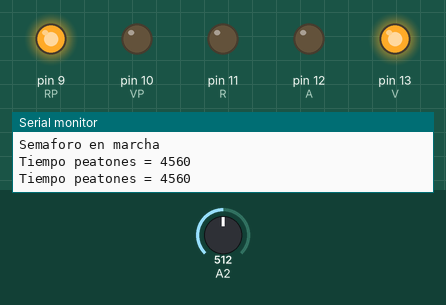
A sketch run on a simulated Arduino Uno, built with avr-gcc and run on an emulated ATmega328P. Shown: output pins drawn as LEDs (lit = HIGH), the last lines printed to the serial monitor. Inputs (shaded band) come from the test bench; at power-on: A2 = 512.

Above: at 28.9 s.
29.0 s: A2 set to 716
At 37.2 s:
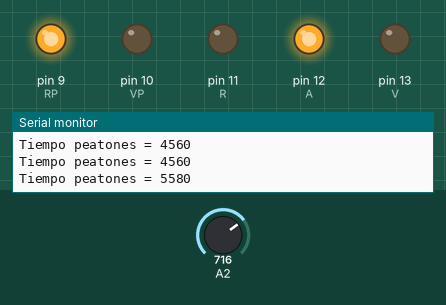
At 38.3 s:
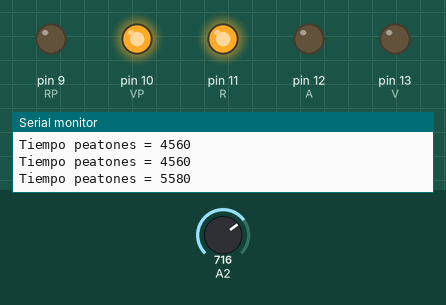
40.4 s: A2 set to 511
At 41.2 s:
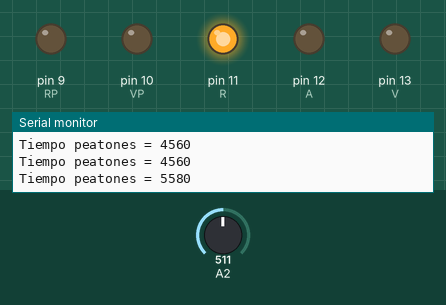
Timing chart, 0 to 57.6 s (numbered marks = the images above; inputs shaded):
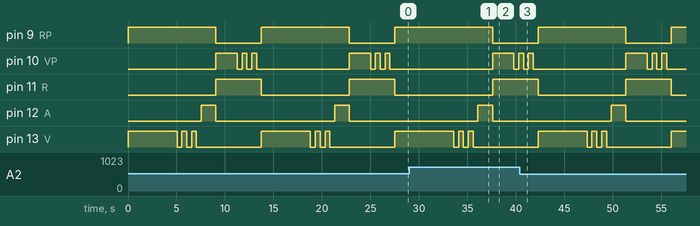

The sketch:

semaforo_con__control_de_tiempo.ino
```cpp
#define V 13  // Se decalran los pines que se van a utilizar para los leds
#define A 12
#define R 11
#define VP 10
#define RP 9
#define pot A2     // se define el pin analogico para el potenciometro

void setup() {

  pinMode(V,OUTPUT);    // se declaran los pines de salida para los leds
  pinMode(A,OUTPUT);
  pinMode(R,OUTPUT);
  pinMode(VP,OUTPUT);
  pinMode(RP,OUTPUT);

  Serial.begin(9600);
  Serial.println("Semaforo en marcha");
}

void loop(){
  digitalWrite(V,HIGH);    // se enciende el led Verde para autos
  digitalWrite(RP,HIGH);   // se enciende el led Rojo para peaton
  delay(1500);
  retraso();                            // funcion retraso hace que el seamforo en verde para los autos dure mas tiempo por medio del potenciometro
  parpadeo(500);
  digitalWrite(A,HIGH);            // se enciende el led amarillo
  delay(1500);                     // tienen un retraso de 1500 milisegundos
  digitalWrite(RP,LOW);         // se apaga el led rojo para peatones
  digitalWrite(A,LOW);       // se apaga el led amarillo para autos
  digitalWrite(VP,HIGH);        // se enciende el led verde para peatones
  digitalWrite(R,HIGH);      // se enciende el led rojo para autos
  //retraso();              // si desea controlar el tiempo de que dura el semaforo en verde para los peatones borre las diagonales de //retraso();
  delay(1700);                // tienen un retraso de 1700 milisegundos
  parpadeopeaton(500);      //parpadea el led verde del semaforo del peaton
  digitalWrite(VP,LOW);     // se apaga el led Verde del semaforo de peaton
  digitalWrite(R,LOW);      // se apaga el led rojo del seamaforo de autos
}

  void parpadeo(int duracion){ //el metodo para que el led Verde de los autos haga la funcion de parpadeo
    for (int i=1; i <= 3; i++){
      digitalWrite(V,HIGH); //se enciende el LED
      delay(duracion);   //tiempo de parpadeo
      digitalWrite(V,LOW);  //se apaga el LED
      delay(duracion);
    }

  }
  void parpadeopeaton(int duracion){ //el metodo para que el led Verde de peatones haga la funcion de parpadeo
    for (int i=1; i <= 3; i++){
      digitalWrite(VP,HIGH); //se enciende el LED
      delay(duracion);   //tiempo de parpadeo
      digitalWrite(VP,LOW);  //se apaga el LED
      delay(duracion);
    }
 }

  void retraso() {
     int tiempo;
   // Calcula el tiempo de espera.
   // 2 segundos más el tiempo que añada el potenciómetro
     tiempo = 2000 + 5 * analogRead(A2);
   // Envía por el puerto serie el tiempo de espera
   Serial.print("Tiempo peatones = ");
   Serial.println(tiempo);
   tiempo = tiempo - 1500;
   // Espera
   delay(tiempo);
  }
```

Measured:
- after the input at 29.0 s, pin 9 (RP): HIGH → LOW after 8.6 s instead of 7.6 s; pin 11 (R): LOW → HIGH after 8.6 s instead of 7.6 s
- by itself, pin 9 (RP): alternates HIGH for 9.1 s and LOW for 4.7 s
- by itself, pin 11 (R): alternates HIGH for 4.7 s and LOW for 9.1 s
- by itself, pin 12 (A): alternates HIGH for 1.5 s and LOW for 12.3 s
